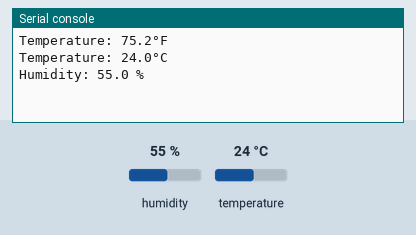
Recording of a program running on a simulated Raspberry Pi Pico running MicroPython. Parts: the last lines printed to the serial console. The test bench sets the inputs (shaded band); at power-on: humidity 55 %, temperature 24 °C.

Above: at 6.2 s.
6.3 s: humidity set to 22 %
8.7 s: temperature set to 12 °C
At 9.6 s:
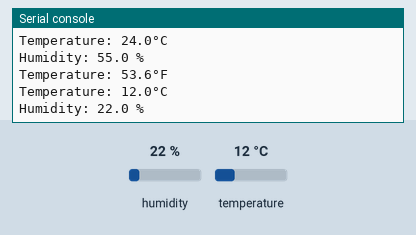
11.1 s: humidity set to 40 %
At 13.5 s:
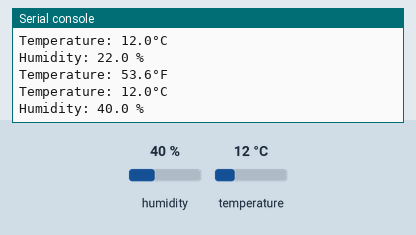
Timing chart, 0 to 15.0 s (numbered marks = the images above; inputs shaded):
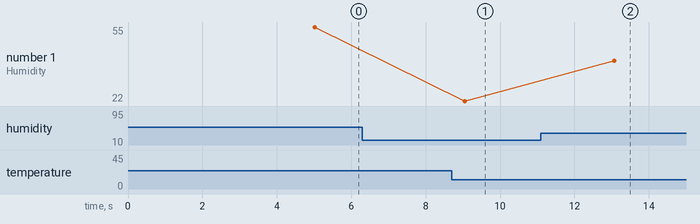

Measured:
- after the input at 8.7 s, the serial console: prints a new line after 0.35 s (image 1)
- after the input at 11.1 s, the serial console: prints a new line after 2.0 s (image 2)
- plotted number 1: 22 → 40 after the input at 11.1 s

The program:

sun_founder_DHT11_code.py
```python
from machine import Pin
import utime as time
from dht import DHT11, InvalidPulseCount

pin = Pin(16, Pin.IN)
sensor = DHT11(pin)
time.sleep(5)  # initial delay

def cel_to_fahr(temp_celsius):
    temp_fahrenheit = temp_celsius * (9/5) + 32
    return temp_fahrenheit

while True:
    try:
        sensor.measure()
        farNht = cel_to_fahr(sensor.temperature)
        print ("Temperature: " + str(farNht) + "°F")
        string = "Temperature: {}°C\nHumidity: {} %".format(sensor.temperature, sensor.humidity)
        print(string)
        time.sleep(4)

    except InvalidPulseCount as e:
        print('Bad pulse count - retrying ...')
```
